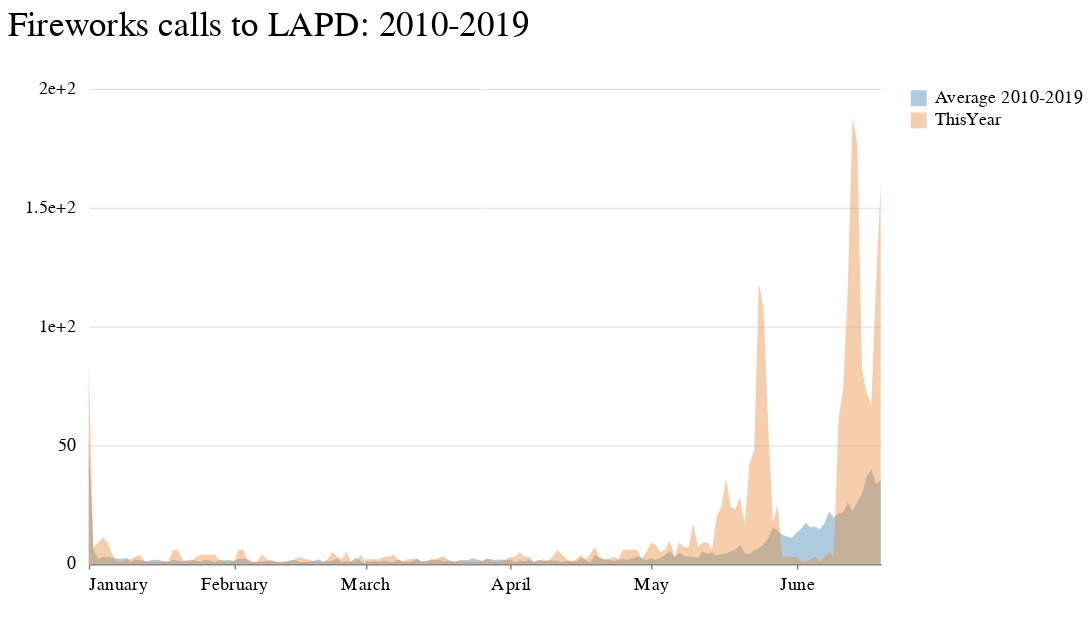

Notebook source saved alongside this figure:
### Code cell
chart = alt.Chart((fireworks_melt))\
    .mark_area(size=3,opacity=0.4)\
    .encode(
    x=alt.X('monthday:T', title=' ', axis=alt.Axis(grid=False, tickCount=6, format='%B')),
    y=alt.Y('calls:Q', stack=None, title=' ', axis=alt.Axis(gridWidth=.6,\
     gridColor='#dddddd',offset=6,tickSize=0,domainOpacity=0,tickCount=4, format=''),\
           scale=alt.Scale(domain=(0, 200))),
    color=alt.Color("time:N", title='')
).properties(width=500, height=300,
     title='Fireworks calls to LAPD: 2010-2019'
)

(chart).configure_view(strokeOpacity=0).configure_legend(
    orient='top',
    symbolType='stroke'
).configure_legend(symbolType='square')

### Figure 1 — Vega-Lite specification as saved in the notebook (floating-point values rounded to 4 significant figures; data arrays with more than 128 entries replaced by an {"elided": "..."} marker saying what was removed)
{"config": {"view": {"width": 800, "height": 450, "strokeOpacity": 0}, "background": "#ffffff", "title": {"anchor": "start", "font": "Benton Gothic Bold, sans", "fontColor": "#000000", "fontSize": 22, "fontWeight": "normal"}, "arc": {"fill": "#82c6df"}, "area": {"fill": "#82c6df"}, "line": {"stroke": "#82c6df", "strokeWidth": 3}, "path": {"stroke": "#82c6df"}, "rect": {"fill": "#82c6df"}, "shape": {"stroke": "#82c6df"}, "bar": {"fill": "#82c6df"}, "point": {"stroke": "#82c6df"}, "symbol": {"fill": "#82c6df", "size": 30}, "axis": {"titleFont": "Benton Gothic Bold, sans", "titleFontSize": 13, "titleFontWeight": "normal", "labelFont": "Benton Gothic, sans", "labelFontSize": 11.5, "labelFontWeight": "normal"}, "axisX": {"labelAngle": 0, "labelPadding": 4, "tickSize": 3}, "axisY": {"labelBaseline": "middle", "maxExtent": 45, "minExtent": 45, "tickSize": 2, "titleAlign": "left", "titleAngle": 0, "titleX": -45, "titleY": -11}, "legend": {"titleFont": "Benton Gothic Bold, sans", "titleFontSize": 13, "titleFontWeight": "normal", "symbolType": "square", "labelFont": "Benton Gothic, sans", "labelFontSize": 11.5}, "range": {"category": ["#3580b1", "#ec8431", "#ab7fb4", "#c89d29", "#adc839", "#829eb1"], "diverging": ["#e68a4f", "#f4bb6a", "#f9e39c", "#dadfe2", "#a6b7c6", "#849eae"], "heatmap": ["#fbf2c7", "#f9e39c", "#f8d36e", "#f4bb6a", "#e68a4f", "#d15a40", "#ab4232"], "ordinal": ["#fbf2c7", "#f9e39c", "#f8d36e", "#f4bb6a", "#e68a4f", "#d15a40", "#ab4232"], "ramp": ["#fbf2c7", "#f9e39c", "#f8d36e", "#f4bb6a", "#e68a4f", "#d15a40", "#ab4232"]}}, "data": {"name": "data-341a9baab12fb395100bcb830a154e63"}, "mark": {"type": "area", "opacity": 0.4, "size": 3}, "encoding": {"color": {"type": "nominal", "field": "time", "title": ""}, "x": {"type": "temporal", "axis": {"format": "%B", "grid": false, "tickCount": 6}, "field": "monthday", "title": " "}, "y": {"type": "quantitative", "axis": {"domainOpacity": 0, "format": "", "gridColor": "#dddddd", "gridWidth": 0.6, "offset": 6, "tickCount": 4, "tickSize": 0}, "field": "calls", "scale": {"domain": [0, 200]}, "stack": null, "title": " "}}, "height": 300, "title": "Fireworks calls to LAPD: 2010-2019", "width": 500, "$schema": "https://vega.github.io/schema/vega-lite/v4.0.2.json", "datasets": {"data-341a9baab12fb395100bcb830a154e63": {"elided": "342 records"}}}
